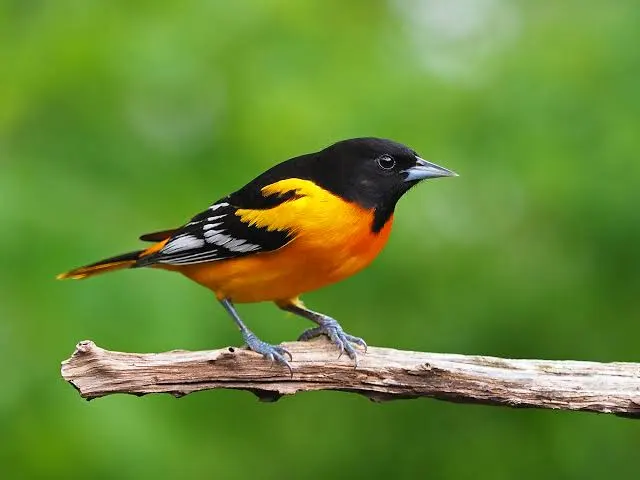
#> input picture Projects/Class_9/image.png, 640 x 480 px
$ python main.py   (older library calls are emulated)
#> lines starting #> are read from the running program, lines starting #| are printed output that depends on the picture
import cv2
import numpy as np
import matplotlib.pyplot as plt

def display_image(title, image):
    """Utility function to display an image."""
    plt.figure(figsize=(8, 8))
    if len(image.shape) == 2:  # Grayscale image
        plt.imshow(image, cmap='gray')
    else:
        plt.imshow(cv2.cvtColor(image, cv2.COLOR_BGR2RGB))
    plt.title(title)
    plt.axis('off')
    plt.show()

def interactive_edge_detection(image_path):
    """Interactive activity for edge detection."""
#> called with image_path = 'image.png'
    image = cv2.imread(image_path)
#> image is the input picture: shape (480, 640, 3); mean B, G, R 53.5, 137.6, 103.3
    if image is None:
        print("Error: Could not read the image.")
        return

    grayscale_image = cv2.cvtColor(image, cv2.COLOR_BGR2GRAY)
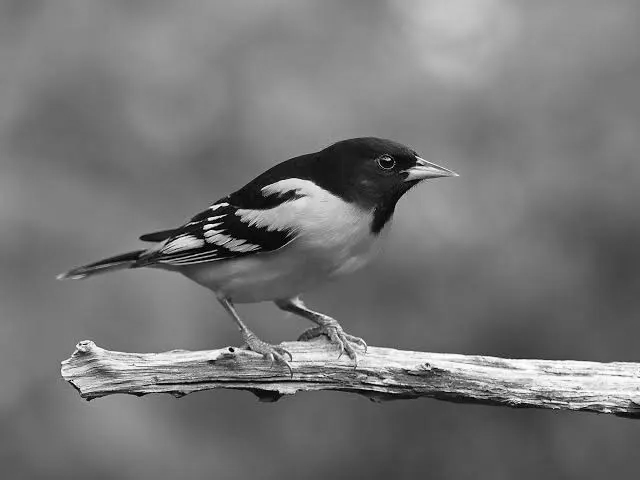
#> grayscale_image: shape (480, 640); min 0, max 255, mean 117.8
    display_image("Original Grayscale Image", grayscale_image)

    print("Select an option: ")
    print("1. Sobel Edge Detection")
    print("2. Canny Edge Detection")
    print("3. Laplacian Edge Detection")
    print("4. Gaussian Smoothing")
    print("5. Median Filtering")
    print("6. Exit")

    while True:
        choice = input("Enter your choice (1-6): ")

        if choice == '1':
            sobel_x = cv2.Sobel(grayscale_image, cv2.CV_64F, 1, 0, ksize=3)
            sobel_y = cv2.Sobel(grayscale_image, cv2.CV_64F, 0, 1, ksize=3)
            combined_sobel = cv2.bitwise_or(sobel_x.astype(np.uint8), sobel_y.astype(np.uint8))
            display_image("Sobel Edge Detection", combined_sobel)

        elif choice == '2':
            print("Adjust the thresholds for Canny Edge Detection(default: 100, 200 ).")
            lower_thresh = int(input("Enter lower threshold: "))
            upper_thresh = int(input("Enter upper threshold: "))
            canny_edges = cv2.Canny(grayscale_image, lower_thresh, upper_thresh)
            display_image("Canny Edge Detection", canny_edges)

        elif choice == '3':
            laplacian = cv2.Laplacian(grayscale_image, cv2.CV_64F)
            display_image("Laplacian Edge Detection", np.abs(laplacian).astype(np.uint8))

        elif choice == '4':
            print("Adjust the kernel size for Gaussian Smoothing (must be odd).")
            kernel_size = int(input("Enter kernel size (e.g., 3, 5, 7): "))

            blurred = cv2.GaussianBlur(image, (kernel_size, kernel_size), 0)
            display_image("Gaussian Smoothed Image", blurred)

        elif choice == '5':
            print("Adjust the kernel size for Median Filtering (must be odd, Default: 5).")
            kernel_size = int(input("Enter kernel size (e.g., 3, 5, 7): "))
            median_filtered = cv2.medianBlur(image, kernel_size)
            display_image("Median Filtered Image", median_filtered)

        elif choice == '6':
            print("Exiting the program...")
            break

        else:
            print("Invalid choice. Please select a valid option.")
#> this loop made 7 passes; the answer given on pass 1: 1
#> pass 1, in interactive_edge_detection, `sobel_x = cv2.Sobel(grayscale_image, cv2.CV_64F, 1, 0, ksize=3)`:
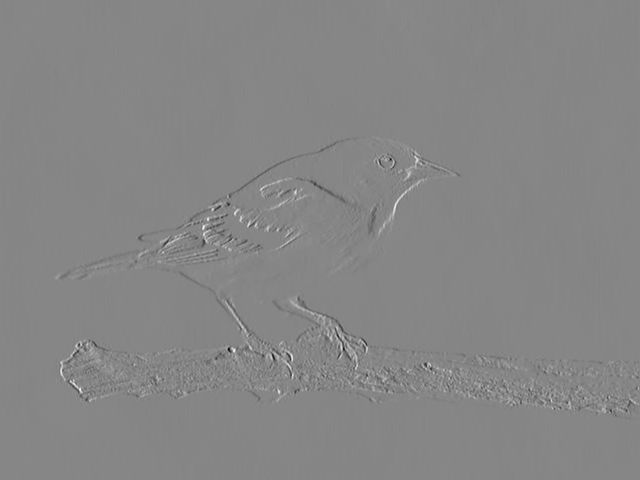
#> sobel_x: shape (480, 640) float64; min -863, max 778, mean -0.2; drawn with min black and max white
#> pass 1, in interactive_edge_detection, `sobel_y = cv2.Sobel(grayscale_image, cv2.CV_64F, 0, 1, ksize=3)`:
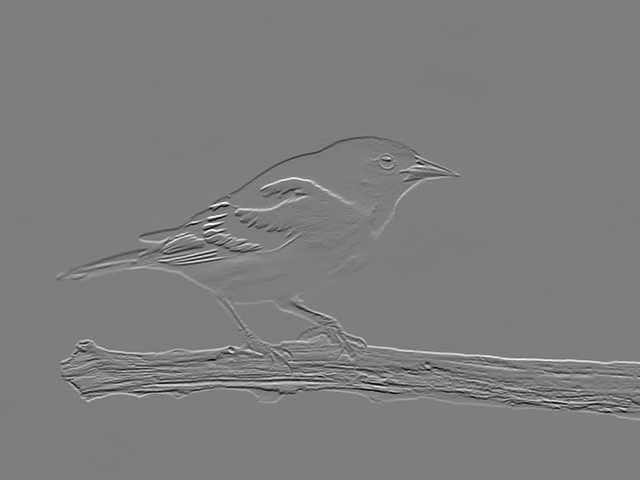
#> sobel_y: shape (480, 640) float64; min -918, max 934, mean -1; drawn with min black and max white
#> pass 1, in interactive_edge_detection, `combined_sobel = cv2.bitwise_or(sobel_x.astype(np.uint8), sobel_y.asty..`:
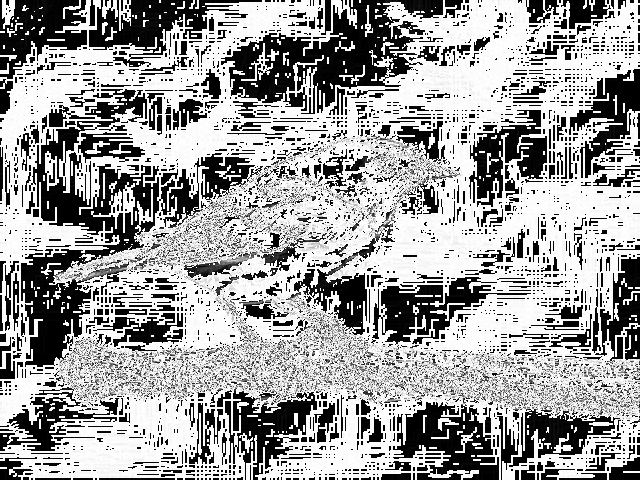
#> combined_sobel: shape (480, 640); min 0, max 255, mean 158.3

#> (the run stopped early here; a loop or call above may not have finished)
